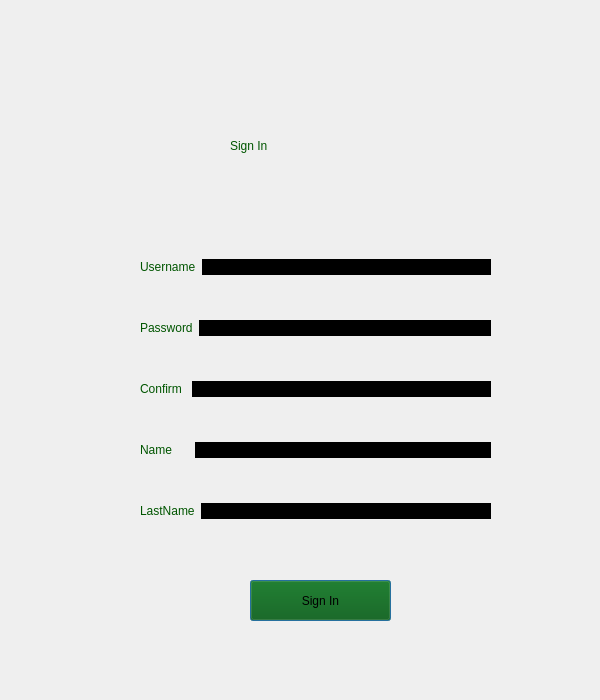
<?xml version="1.0" encoding="UTF-8"?>
<ui version="4.0">
 <class>signIn</class>
 <widget class="QDialog" name="signIn">
  <property name="geometry">
   <rect>
    <x>0</x>
    <y>0</y>
    <width>600</width>
    <height>700</height>
   </rect>
  </property>
  <property name="windowTitle">
   <string>Dialog</string>
  </property>
  <property name="styleSheet">
   <string notr="true">QDialog{
background-image: url(:/img/image/Coding backgrounds 41.jpg);
}</string>
  </property>
  <widget class="QLabel" name="label">
   <property name="geometry">
    <rect>
     <x>230</x>
     <y>110</y>
     <width>181</width>
     <height>71</height>
    </rect>
   </property>
   <property name="styleSheet">
    <string notr="true">font: 900 28pt &quot;Segoe UI Black&quot;;
color: rgb(0, 85, 0);</string>
   </property>
   <property name="text">
    <string>Sign In</string>
   </property>
  </widget>
  <widget class="QPushButton" name="pushButton">
   <property name="geometry">
    <rect>
     <x>250</x>
     <y>580</y>
     <width>141</width>
     <height>41</height>
    </rect>
   </property>
   <property name="styleSheet">
    <string notr="true">color: rgb(0, 0, 0);
background-color: rgb(0, 85, 0);
font: 900 12pt &quot;Segoe UI Black&quot;;</string>
   </property>
   <property name="text">
    <string>Sign In</string>
   </property>
  </widget>
  <widget class="QWidget" name="">
   <property name="geometry">
    <rect>
     <x>140</x>
     <y>220</y>
     <width>351</width>
     <height>341</height>
    </rect>
   </property>
   <layout class="QVBoxLayout" name="verticalLayout">
    <item>
     <layout class="QHBoxLayout" name="horizontalLayout">
      <item>
       <widget class="QLabel" name="label_2">
        <property name="styleSheet">
         <string notr="true">font: 12pt &quot;Segoe Script&quot;;
color: rgb(0, 85, 0);</string>
        </property>
        <property name="text">
         <string>Username</string>
        </property>
       </widget>
      </item>
      <item>
       <widget class="QLineEdit" name="lineEdit">
        <property name="styleSheet">
         <string notr="true">background-color:black;
border: black;
color: rgb(0, 85, 0);
font: 12pt &quot;Segoe UI&quot;;</string>
        </property>
       </widget>
      </item>
     </layout>
    </item>
    <item>
     <layout class="QHBoxLayout" name="horizontalLayout_2">
      <item>
       <widget class="QLabel" name="label_3">
        <property name="styleSheet">
         <string notr="true">font: 12pt &quot;Segoe Script&quot;;
color: rgb(0, 85, 0);</string>
        </property>
        <property name="text">
         <string>Password</string>
        </property>
       </widget>
      </item>
      <item>
       <widget class="QLineEdit" name="lineEdit_2">
        <property name="styleSheet">
         <string notr="true">background-color:black;
border: black;
color: rgb(0, 85, 0);
font: 12pt &quot;Segoe UI&quot;;</string>
        </property>
        <property name="echoMode">
         <enum>QLineEdit::PasswordEchoOnEdit</enum>
        </property>
       </widget>
      </item>
     </layout>
    </item>
    <item>
     <layout class="QHBoxLayout" name="horizontalLayout_13">
      <item>
       <widget class="QLabel" name="label_14">
        <property name="styleSheet">
         <string notr="true">font: 12pt &quot;Segoe Script&quot;;
color: rgb(0, 85, 0);</string>
        </property>
        <property name="text">
         <string>Confirm </string>
        </property>
       </widget>
      </item>
      <item>
       <widget class="QLineEdit" name="lineEdit_13">
        <property name="styleSheet">
         <string notr="true">background-color:black;
border: black;
color: rgb(0, 85, 0);
font: 12pt &quot;Segoe UI&quot;;</string>
        </property>
        <property name="echoMode">
         <enum>QLineEdit::PasswordEchoOnEdit</enum>
        </property>
       </widget>
      </item>
     </layout>
    </item>
    <item>
     <layout class="QHBoxLayout" name="horizontalLayout_6">
      <item>
       <widget class="QLabel" name="label_7">
        <property name="styleSheet">
         <string notr="true">font: 12pt &quot;Segoe Script&quot;;
color: rgb(0, 85, 0);</string>
        </property>
        <property name="text">
         <string>Name     </string>
        </property>
       </widget>
      </item>
      <item>
       <widget class="QLineEdit" name="lineEdit_6">
        <property name="styleSheet">
         <string notr="true">background-color:black;
border: black;
color: rgb(0, 85, 0);
font: 12pt &quot;Segoe UI&quot;;</string>
        </property>
       </widget>
      </item>
     </layout>
    </item>
    <item>
     <layout class="QHBoxLayout" name="horizontalLayout_7">
      <item>
       <widget class="QLabel" name="label_8">
        <property name="styleSheet">
         <string notr="true">font: 12pt &quot;Segoe Script&quot;;
color: rgb(0, 85, 0);</string>
        </property>
        <property name="text">
         <string>LastName</string>
        </property>
       </widget>
      </item>
      <item>
       <widget class="QLineEdit" name="lineEdit_7">
        <property name="styleSheet">
         <string notr="true">background-color:black;
border: black;
color: rgb(0, 85, 0);
font: 12pt &quot;Segoe UI&quot;;</string>
        </property>
       </widget>
      </item>
     </layout>
    </item>
   </layout>
  </widget>
 </widget>
 <resources/>
 <connections/>
</ui>
